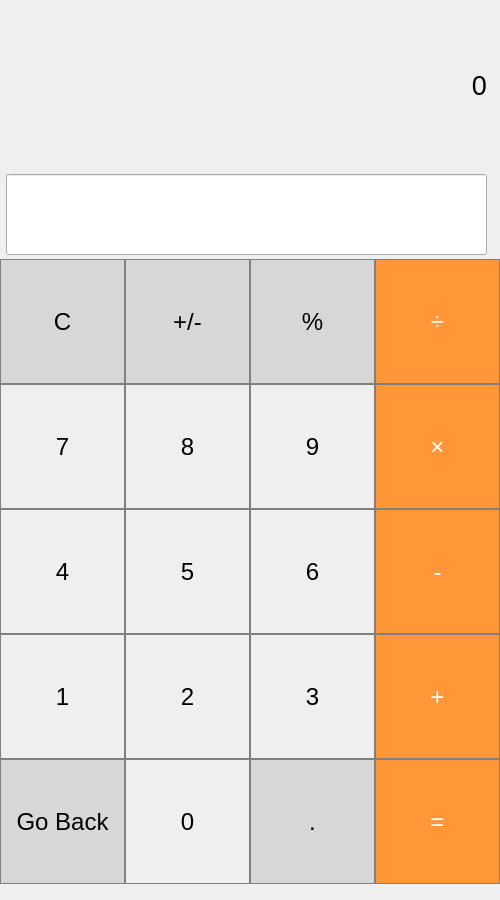
<?xml version="1.0" encoding="UTF-8"?>
<ui version="4.0">
 <class>calc</class>
 <widget class="QMainWindow" name="calc">
  <property name="geometry">
   <rect>
    <x>0</x>
    <y>0</y>
    <width>500</width>
    <height>900</height>
   </rect>
  </property>
  <property name="windowTitle">
   <string>MainWindow</string>
  </property>
  <widget class="QWidget" name="centralwidget">
   <widget class="QPushButton" name="pushButton_3">
    <property name="geometry">
     <rect>
      <x>250</x>
      <y>634</y>
      <width>125</width>
      <height>125</height>
     </rect>
    </property>
    <property name="font">
     <font>
      <pointsize>18</pointsize>
     </font>
    </property>
    <property name="styleSheet">
     <string notr="true">QPushButton {
   border: 1px solid gray;
}
QPushButton:pressed {
    background-color: qlineargradient(x1: 0, y1: 0, x2: 0, y2: 1,
                                      stop: 0 #dadbde, stop: 1 #f6f7fa);
}
</string>
    </property>
    <property name="text">
     <string>3</string>
    </property>
   </widget>
   <widget class="QPushButton" name="pushButton_8">
    <property name="geometry">
     <rect>
      <x>125</x>
      <y>384</y>
      <width>125</width>
      <height>125</height>
     </rect>
    </property>
    <property name="font">
     <font>
      <pointsize>18</pointsize>
     </font>
    </property>
    <property name="styleSheet">
     <string notr="true">QPushButton {
   border: 1px solid gray;
}
QPushButton:pressed {
    background-color: qlineargradient(x1: 0, y1: 0, x2: 0, y2: 1,
                                      stop: 0 #dadbde, stop: 1 #f6f7fa);
}
</string>
    </property>
    <property name="text">
     <string>8</string>
    </property>
   </widget>
   <widget class="QPushButton" name="pushButton_percent">
    <property name="geometry">
     <rect>
      <x>250</x>
      <y>259</y>
      <width>125</width>
      <height>125</height>
     </rect>
    </property>
    <property name="font">
     <font>
      <pointsize>18</pointsize>
     </font>
    </property>
    <property name="styleSheet">
     <string notr="true">QPushButton {
  background-color: rgb(215, 215, 215);
  border: 1px solid gray;
}
QPushButton:pressed {
    background-color: qlineargradient(x1: 0, y1: 0, x2: 0, y2: 1,
                                      stop: 0 #BEBEBE, stop: 1 #D7D7D7);
}</string>
    </property>
    <property name="text">
     <string>%</string>
    </property>
   </widget>
   <widget class="QPushButton" name="pushButton_clear">
    <property name="geometry">
     <rect>
      <x>0</x>
      <y>259</y>
      <width>125</width>
      <height>125</height>
     </rect>
    </property>
    <property name="sizePolicy">
     <sizepolicy hsizetype="Minimum" vsizetype="Fixed">
      <horstretch>0</horstretch>
      <verstretch>0</verstretch>
     </sizepolicy>
    </property>
    <property name="font">
     <font>
      <pointsize>18</pointsize>
     </font>
    </property>
    <property name="styleSheet">
     <string notr="true">QPushButton {
  background-color: rgb(215, 215, 215);
  border: 1px solid gray;
}
QPushButton:pressed {
    background-color: qlineargradient(x1: 0, y1: 0, x2: 0, y2: 1,
                                      stop: 0 #BEBEBE, stop: 1 #D7D7D7);
}</string>
    </property>
    <property name="text">
     <string>C</string>
    </property>
   </widget>
   <widget class="QPushButton" name="pushButton_add">
    <property name="geometry">
     <rect>
      <x>375</x>
      <y>634</y>
      <width>125</width>
      <height>125</height>
     </rect>
    </property>
    <property name="font">
     <font>
      <pointsize>18</pointsize>
     </font>
    </property>
    <property name="styleSheet">
     <string notr="true">QPushButton {
  background-color: rgb(255, 151, 57);
  color: white; 
  border: 1px solid gray;
}

QPushButton:pressed {
    background-color: qlineargradient(x1: 0, y1: 0, x2: 0, y2: 1,
                                      stop: 0 #FF7832, stop: 1 #FF9739);
}</string>
    </property>
    <property name="text">
     <string>+</string>
    </property>
    <property name="checkable">
     <bool>true</bool>
    </property>
   </widget>
   <widget class="QPushButton" name="pushButton_5">
    <property name="geometry">
     <rect>
      <x>125</x>
      <y>509</y>
      <width>125</width>
      <height>125</height>
     </rect>
    </property>
    <property name="font">
     <font>
      <pointsize>18</pointsize>
     </font>
    </property>
    <property name="styleSheet">
     <string notr="true">QPushButton {
   border: 1px solid gray;
}
QPushButton:pressed {
    background-color: qlineargradient(x1: 0, y1: 0, x2: 0, y2: 1,
                                      stop: 0 #dadbde, stop: 1 #f6f7fa);
}
</string>
    </property>
    <property name="text">
     <string>5</string>
    </property>
   </widget>
   <widget class="QPushButton" name="pushButton_6">
    <property name="geometry">
     <rect>
      <x>250</x>
      <y>509</y>
      <width>125</width>
      <height>125</height>
     </rect>
    </property>
    <property name="font">
     <font>
      <pointsize>18</pointsize>
     </font>
    </property>
    <property name="styleSheet">
     <string notr="true">QPushButton {
   border: 1px solid gray;
}
QPushButton:pressed {
    background-color: qlineargradient(x1: 0, y1: 0, x2: 0, y2: 1,
                                      stop: 0 #dadbde, stop: 1 #f6f7fa);
}
</string>
    </property>
    <property name="text">
     <string>6</string>
    </property>
   </widget>
   <widget class="QPushButton" name="pushButton_2">
    <property name="geometry">
     <rect>
      <x>125</x>
      <y>634</y>
      <width>125</width>
      <height>125</height>
     </rect>
    </property>
    <property name="font">
     <font>
      <pointsize>18</pointsize>
     </font>
    </property>
    <property name="styleSheet">
     <string notr="true">QPushButton {
   border: 1px solid gray;
}
QPushButton:pressed {
    background-color: qlineargradient(x1: 0, y1: 0, x2: 0, y2: 1,
                                      stop: 0 #dadbde, stop: 1 #f6f7fa);
}
</string>
    </property>
    <property name="text">
     <string>2</string>
    </property>
   </widget>
   <widget class="QPushButton" name="pushButton_multiply">
    <property name="geometry">
     <rect>
      <x>375</x>
      <y>384</y>
      <width>125</width>
      <height>125</height>
     </rect>
    </property>
    <property name="font">
     <font>
      <pointsize>18</pointsize>
     </font>
    </property>
    <property name="styleSheet">
     <string notr="true">QPushButton {
  background-color: rgb(255, 151, 57);
  color: white; 
  border: 1px solid gray;
}

QPushButton:pressed {
    background-color: qlineargradient(x1: 0, y1: 0, x2: 0, y2: 1,
                                      stop: 0 #FF7832, stop: 1 #FF9739);
}</string>
    </property>
    <property name="text">
     <string>×</string>
    </property>
    <property name="checkable">
     <bool>true</bool>
    </property>
   </widget>
   <widget class="QPushButton" name="pushButton_4">
    <property name="geometry">
     <rect>
      <x>0</x>
      <y>509</y>
      <width>125</width>
      <height>125</height>
     </rect>
    </property>
    <property name="font">
     <font>
      <pointsize>18</pointsize>
     </font>
    </property>
    <property name="styleSheet">
     <string notr="true">QPushButton {
   border: 1px solid gray;
}
QPushButton:pressed {
    background-color: qlineargradient(x1: 0, y1: 0, x2: 0, y2: 1,
                                      stop: 0 #dadbde, stop: 1 #f6f7fa);
}
</string>
    </property>
    <property name="text">
     <string>4</string>
    </property>
   </widget>
   <widget class="QPushButton" name="pushButton_equals">
    <property name="geometry">
     <rect>
      <x>375</x>
      <y>759</y>
      <width>125</width>
      <height>125</height>
     </rect>
    </property>
    <property name="font">
     <font>
      <pointsize>18</pointsize>
     </font>
    </property>
    <property name="styleSheet">
     <string notr="true">QPushButton {
  background-color: rgb(255, 151, 57);
  color: white; 
  border: 1px solid gray;
}

QPushButton:pressed {
    background-color: qlineargradient(x1: 0, y1: 0, x2: 0, y2: 1,
                                      stop: 0 #FF7832, stop: 1 #FF9739);
}</string>
    </property>
    <property name="text">
     <string>=</string>
    </property>
    <property name="checkable">
     <bool>true</bool>
    </property>
   </widget>
   <widget class="QPushButton" name="pushButton_9">
    <property name="geometry">
     <rect>
      <x>250</x>
      <y>384</y>
      <width>125</width>
      <height>125</height>
     </rect>
    </property>
    <property name="font">
     <font>
      <pointsize>18</pointsize>
     </font>
    </property>
    <property name="styleSheet">
     <string notr="true">QPushButton {
   border: 1px solid gray;
}
QPushButton:pressed {
    background-color: qlineargradient(x1: 0, y1: 0, x2: 0, y2: 1,
                                      stop: 0 #dadbde, stop: 1 #f6f7fa);
}
</string>
    </property>
    <property name="text">
     <string>9</string>
    </property>
   </widget>
   <widget class="QPushButton" name="pushButton_subtract">
    <property name="geometry">
     <rect>
      <x>375</x>
      <y>509</y>
      <width>125</width>
      <height>125</height>
     </rect>
    </property>
    <property name="font">
     <font>
      <pointsize>18</pointsize>
     </font>
    </property>
    <property name="styleSheet">
     <string notr="true">QPushButton {
  background-color: rgb(255, 151, 57);
  color: white; 
  border: 1px solid gray;
}

QPushButton:pressed {
    background-color: qlineargradient(x1: 0, y1: 0, x2: 0, y2: 1,
                                      stop: 0 #FF7832, stop: 1 #FF9739);
}</string>
    </property>
    <property name="text">
     <string>-</string>
    </property>
    <property name="checkable">
     <bool>true</bool>
    </property>
   </widget>
   <widget class="QPushButton" name="pushButton_divide">
    <property name="geometry">
     <rect>
      <x>375</x>
      <y>259</y>
      <width>125</width>
      <height>125</height>
     </rect>
    </property>
    <property name="font">
     <font>
      <pointsize>18</pointsize>
     </font>
    </property>
    <property name="styleSheet">
     <string notr="true">QPushButton {
  background-color: rgb(255, 151, 57);
  color: white; 
  border: 1px solid gray;
}

QPushButton:pressed {
    background-color: qlineargradient(x1: 0, y1: 0, x2: 0, y2: 1,
                                      stop: 0 #FF7832, stop: 1 #FF9739);
}</string>
    </property>
    <property name="text">
     <string>÷</string>
    </property>
    <property name="checkable">
     <bool>true</bool>
    </property>
   </widget>
   <widget class="QPushButton" name="pushButton_1">
    <property name="geometry">
     <rect>
      <x>0</x>
      <y>634</y>
      <width>125</width>
      <height>125</height>
     </rect>
    </property>
    <property name="font">
     <font>
      <pointsize>18</pointsize>
     </font>
    </property>
    <property name="styleSheet">
     <string notr="true">QPushButton {
   border: 1px solid gray;
}
QPushButton:pressed {
    background-color: qlineargradient(x1: 0, y1: 0, x2: 0, y2: 1,
                                      stop: 0 #dadbde, stop: 1 #f6f7fa);
}
</string>
    </property>
    <property name="text">
     <string>1</string>
    </property>
   </widget>
   <widget class="QPushButton" name="pushButton_dot">
    <property name="geometry">
     <rect>
      <x>250</x>
      <y>759</y>
      <width>125</width>
      <height>125</height>
     </rect>
    </property>
    <property name="font">
     <font>
      <pointsize>18</pointsize>
     </font>
    </property>
    <property name="styleSheet">
     <string notr="true">QPushButton {
  background-color: rgb(215, 215, 215);
  border: 1px solid gray;
}
QPushButton:pressed {
    background-color: qlineargradient(x1: 0, y1: 0, x2: 0, y2: 1,
                                      stop: 0 #BEBEBE, stop: 1 #D7D7D7);
}</string>
    </property>
    <property name="text">
     <string>.</string>
    </property>
   </widget>
   <widget class="QLabel" name="label">
    <property name="geometry">
     <rect>
      <x>6</x>
      <y>0</y>
      <width>481</width>
      <height>171</height>
     </rect>
    </property>
    <property name="font">
     <font>
      <pointsize>20</pointsize>
     </font>
    </property>
    <property name="mouseTracking">
     <bool>true</bool>
    </property>
    <property name="layoutDirection">
     <enum>Qt::LayoutDirection::LeftToRight</enum>
    </property>
    <property name="styleSheet">
     <string notr="true">QLabel {
  qproperty-alignment: 'AlignVCenter | AlignRight';
  border: 1px solid gray;
}

background-color : white;</string>
    </property>
    <property name="text">
     <string>0</string>
    </property>
    <property name="textFormat">
     <enum>Qt::TextFormat::AutoText</enum>
    </property>
    <property name="scaledContents">
     <bool>false</bool>
    </property>
    <property name="alignment">
     <set>Qt::AlignmentFlag::AlignRight|Qt::AlignmentFlag::AlignTrailing|Qt::AlignmentFlag::AlignVCenter</set>
    </property>
   </widget>
   <widget class="QLineEdit" name="lineEdit">
    <property name="geometry">
     <rect>
      <x>6</x>
      <y>174</y>
      <width>481</width>
      <height>81</height>
     </rect>
    </property>
    <property name="font">
     <font>
      <pointsize>20</pointsize>
     </font>
    </property>
   </widget>
   <widget class="QPushButton" name="pushButton_7">
    <property name="geometry">
     <rect>
      <x>0</x>
      <y>384</y>
      <width>125</width>
      <height>125</height>
     </rect>
    </property>
    <property name="sizePolicy">
     <sizepolicy hsizetype="Minimum" vsizetype="Fixed">
      <horstretch>0</horstretch>
      <verstretch>0</verstretch>
     </sizepolicy>
    </property>
    <property name="font">
     <font>
      <pointsize>18</pointsize>
     </font>
    </property>
    <property name="styleSheet">
     <string notr="true">QPushButton {
   border: 1px solid gray;
}
QPushButton:pressed {
    background-color: qlineargradient(x1: 0, y1: 0, x2: 0, y2: 1,
                                      stop: 0 #dadbde, stop: 1 #f6f7fa);
}
</string>
    </property>
    <property name="text">
     <string>7</string>
    </property>
   </widget>
   <widget class="QPushButton" name="pushButton_sign">
    <property name="geometry">
     <rect>
      <x>125</x>
      <y>259</y>
      <width>125</width>
      <height>125</height>
     </rect>
    </property>
    <property name="font">
     <font>
      <pointsize>18</pointsize>
     </font>
    </property>
    <property name="styleSheet">
     <string notr="true">QPushButton {
  background-color: rgb(215, 215, 215);
  border: 1px solid gray;
}
QPushButton:pressed {
    background-color: qlineargradient(x1: 0, y1: 0, x2: 0, y2: 1,
                                      stop: 0 #BEBEBE, stop: 1 #D7D7D7);
}</string>
    </property>
    <property name="text">
     <string>+/-</string>
    </property>
   </widget>
   <widget class="QPushButton" name="pushButton_0">
    <property name="geometry">
     <rect>
      <x>125</x>
      <y>759</y>
      <width>125</width>
      <height>125</height>
     </rect>
    </property>
    <property name="font">
     <font>
      <pointsize>18</pointsize>
     </font>
    </property>
    <property name="styleSheet">
     <string notr="true">QPushButton {
   border: 1px solid gray;
}
QPushButton:pressed {
    background-color: qlineargradient(x1: 0, y1: 0, x2: 0, y2: 1,
                                      stop: 0 #dadbde, stop: 1 #f6f7fa);
}
</string>
    </property>
    <property name="text">
     <string>0</string>
    </property>
   </widget>
   <widget class="QPushButton" name="goBack">
    <property name="geometry">
     <rect>
      <x>0</x>
      <y>759</y>
      <width>125</width>
      <height>125</height>
     </rect>
    </property>
    <property name="font">
     <font>
      <pointsize>18</pointsize>
     </font>
    </property>
    <property name="styleSheet">
     <string notr="true">QPushButton {
background-color: rgb(215, 215, 215);
   border: 1px solid gray;
}
QPushButton:pressed {
    background-color: qlineargradient(x1: 0, y1: 0, x2: 0, y2: 1,
                                      stop: 0 #dadbde, stop: 1 #f6f7fa);
}
</string>
    </property>
    <property name="text">
     <string>Go Back</string>
    </property>
   </widget>
  </widget>
 </widget>
 <resources/>
 <connections/>
</ui>
